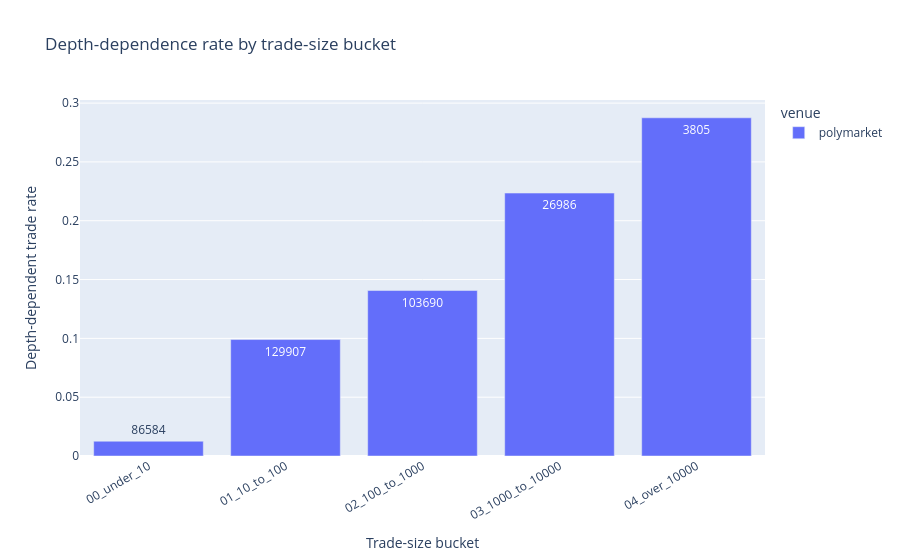

Notebook source saved alongside this figure:
### Markdown cell above
### 6.3 How does depth-dependence correlate with trade size?

Bucket fresh trades by size and compute the depth-dependence rate in each bucket. This identifies where level-1-only simulation starts to understate fills materially.

### Code cell
size_buckets = con.sql("""
    SELECT
        venue,
        CASE
            WHEN trade_size < 10 THEN '00_under_10'
            WHEN trade_size < 100 THEN '01_10_to_100'
            WHEN trade_size < 1000 THEN '02_100_to_1000'
            WHEN trade_size < 10000 THEN '03_1000_to_10000'
            ELSE '04_over_10000'
        END AS size_bucket,
        COUNT(*) AS trades,
        SUM(depth_required) AS depth_trades,
        SUM(depth_required)::DOUBLE / COUNT(*) AS depth_rate
    FROM depth_trade_classified
    WHERE level_1_size IS NOT NULL
    GROUP BY venue, size_bucket
    ORDER BY venue, size_bucket
""").fetchdf()

display(size_buckets)

if len(size_buckets) == 0:
    print("No fresh trades with level-1 size available for size-bucket analysis.")
else:
    fig = px.bar(
        size_buckets,
        x="size_bucket",
        y="depth_rate",
        color="venue",
        barmode="group",
        text="trades",
        title="Depth-dependence rate by trade-size bucket",
        labels={
            "size_bucket": "Trade-size bucket",
            "depth_rate": "Depth-dependent trade rate",
            "trades": "Trades",
        },
    )
    fig.update_layout(xaxis_tickangle=-30)
    fig.show()

### Figure 1 — Plotly figure (JSON) as saved in the notebook; plotly's stock layout.template omitted (floating-point values rounded to 4 significant figures)
{"data": [{"alignmentgroup": "True", "hovertemplate": "venue=polymarket<br>Trade-size bucket=%{x}<br>Depth-dependent trade rate=%{y}<br>Trades=%{text}<extra></extra>", "legendgroup": "polymarket", "marker": {"color": "#636efa", "pattern": {"shape": ""}}, "name": "polymarket", "offsetgroup": "polymarket", "orientation": "v", "showlegend": true, "text": [86580.0, 129900.0, 103700.0, 26990.0, 3805.0], "textposition": "auto", "x": ["00_under_10", "01_10_to_100", "02_100_to_1000", "03_1000_to_10000", "04_over_10000"], "xaxis": "x", "y": [0.01255, 0.099, 0.1407, 0.2235, 0.2875], "yaxis": "y", "type": "bar"}], "layout": {"xaxis": {"anchor": "y", "domain": [0.0, 1.0], "title": {"text": "Trade-size bucket"}, "tickangle": -30}, "yaxis": {"anchor": "x", "domain": [0.0, 1.0], "title": {"text": "Depth-dependent trade rate"}}, "legend": {"title": {"text": "venue"}, "tracegroupgap": 0}, "title": {"text": "Depth-dependence rate by trade-size bucket"}, "barmode": "group"}}
